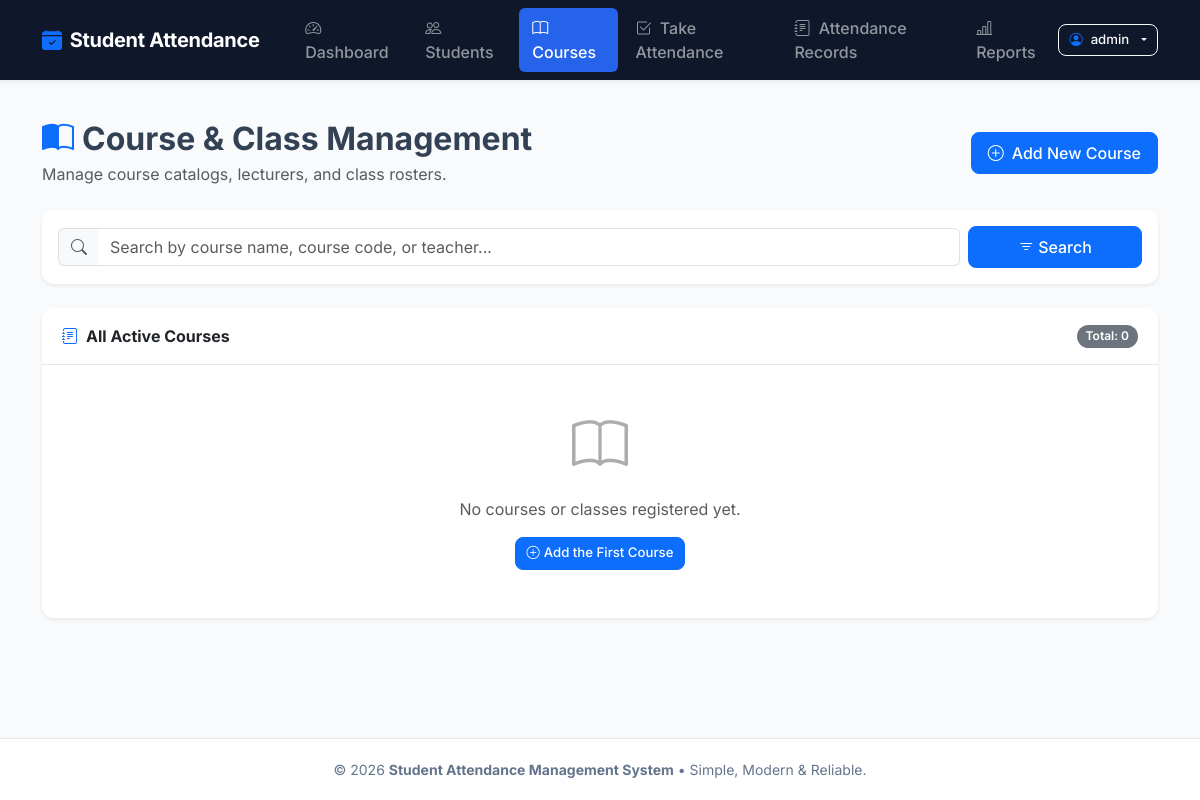
The app's page /courses/ (signed in), older data.
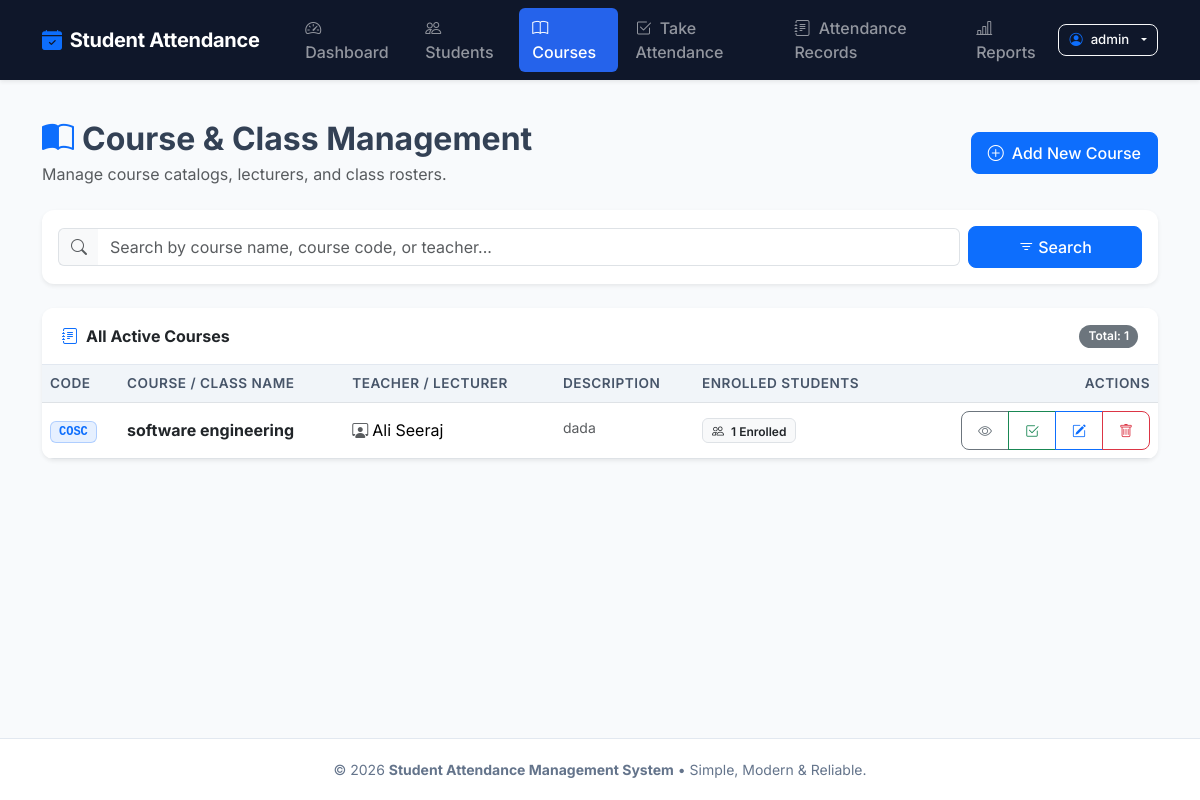
The same page, newer data.
### attendance/models.py (models this page shows, shortened)
class Course(models.Model):
    name = models.CharField(
        max_length=120,
        verbose_name="Course/Class Name"
    )
    code = models.CharField(
        max_length=30,
        unique=True,
        verbose_name="Course Code",
        help_text="e.g., CS101, MATH201"
    )
    teacher = models.CharField(
        max_length=120,
        verbose_name="Teacher / Lecturer"
    )
    description = models.TextField(
        blank=True,
        verbose_name="Description"
    )
    students = models.ManyToManyField(
        Student,
        blank=True,
        related_name="courses",
        verbose_name="Enrolled Students",
        help_text="Select students enrolled in this course (optional)"
    )
    class Meta:
        ordering = ['code']
        verbose_name = "Course / Class"
        verbose_name_plural = "Courses / Classes"
    @property
    def total_enrolled(self):
        return self.students.count()

### attendance/views.py (the view)
# urls.py: path('courses/', views.course_list, name='course_list'),
@login_required(login_url='login')
def course_list(request):
    query = request.GET.get('q', '').strip()
    courses = Course.objects.all().prefetch_related('students')
    if query:
        courses = courses.filter(
            Q(name__icontains=query) |
            Q(code__icontains=query) |
            Q(teacher__icontains=query)
        )
    context = {
        'courses': courses,
        'query': query,
        'total_count': courses.count()
    }
    return render(request, 'attendance/course_list.html', context)

### attendance/templates/attendance/course_list.html (shortened to what the changed rows need)
{% extends 'attendance/base.html' %}
{% block content %}
<div class="row align-items-center mb-4">
    <div class="col-md-6">
        <h2 class="fw-bold mb-1">
            <i class="bi bi-book-half text-primary me-2"></i>Course &amp; Class Management
        </h2>
    </div>
</div>
<div class="card border-0 shadow-sm">
    <div class="card-header bg-white d-flex justify-content-between align-items-center">
        <span class="fw-bold text-dark">
            <i class="bi bi-journal-text me-2 text-primary"></i>All Active Courses
        </span>
        <span class="badge bg-secondary rounded-pill">Total: {{ total_count }}</span>
    </div>
    <div class="card-body p-0">
        {% if courses %}
        <div class="table-responsive">
            <table class="table table-hover table-custom align-middle mb-0">
                <thead>
                    <tr>
                        <th>Code</th>
                        <th>Course / Class Name</th>
                        <th>Teacher / Lecturer</th>
                        <th>Description</th>
                        <th>Enrolled Students</th>
                        <th class="text-end">Actions</th>
                    </tr>
                </thead>
                <tbody>
                    {% for course in courses %}
                    <tr>
                        <td>
                            <span class="badge bg-primary bg-opacity-10 text-primary border border-primary border-opacity-25 font-monospace px-2 py-1">
                                {{ course.code }}
                            </span>
                        </td>
                        <td class="fw-semibold text-dark">
                            <a href="{% url 'course_detail' course.pk %}" class="text-decoration-none text-dark fw-bold">
                                {{ course.name }}
                            </a>
                        </td>
                        <td>
                            <i class="bi bi-person-workspace me-1 text-muted"></i>{{ course.teacher }}
                        </td>
                        <td>
                            {% if course.description %}
                                <span class="text-muted small text-truncate d-inline-block" style="max-width: 250px;">
                                    {{ course.description }}
                                </span>
                            {% else %}
                                <span class="text-muted small italic">No description</span>
                            {% endif %}
                        </td>
                        <td>
                            <span class="badge bg-light text-dark border">
                                <i class="bi bi-people me-1"></i>
                                {% if course.total_enrolled > 0 %}
                                    {{ course.total_enrolled }} Enrolled
                                {% else %}
                                    All Students (Open)
                                {% endif %}
                            </span>
                        </td>
                        <td class="text-end">
                            <div class="btn-group btn-group-sm" role="group">
                                <a href="{% url 'course_detail' course.pk %}" class="btn btn-outline-secondary" title="View Course Details">
                                    <i class="bi bi-eye"></i>
                                </a>
                                <a href="{% url 'take_attendance' %}?course={{ course.id }}" class="btn btn-outline-success" title="Take Attendance for this course">
                                    <i class="bi bi-check2-square"></i>
                                </a>
                                <a href="{% url 'course_edit' course.pk %}" class="btn btn-outline-primary" title="Edit Course">
                                    <i class="bi bi-pencil-square"></i>
                                </a>
                                <a href="{% url 'course_delete' course.pk %}" class="btn btn-outline-danger" title="Delete Course">
                                    <i class="bi bi-trash"></i>
                                </a>
                            </div>
                        </td>
                    </tr>
                    {% endfor %}
                </tbody>
            </table>
        </div>
        {% else %}
        <div class="text-center py-5">
            <i class="bi bi-book display-4 text-muted opacity-50"></i>
            {% if query %}
                <p class="mt-3 text-muted">No courses found matching "<strong>{{ query }}</strong>".</p>
                <a href="{% url 'course_list' %}" class="btn btn-outline-secondary btn-sm">Clear Filter</a>
            {% else %}
                <p class="mt-3 text-muted">No courses or classes registered yet.</p>
                <a href="{% url 'course_create' %}" class="btn btn-primary btn-sm">
                    <i class="bi bi-plus-circle me-1"></i>Add the First Course
                </a>
            {% endif %}
        </div>
        {% endif %}
    </div>
</div>
{% endblock %}

Row changes from the older to the newer data that the page shows:
added Course: code "COSC", name "software engineering", teacher "Ali Seeraj", description "dada", total_enrolled "1"
Text that changed along with them:
{{ total_count }}: "0" → "1"
text no longer shown: "No courses or classes registered yet. Add the First Course"
text now shown: "CODE COURSE / CLASS NAME TEACHER / LECTURER DESCRIPTION ENROLLED STUDENTS ACTIONS"
